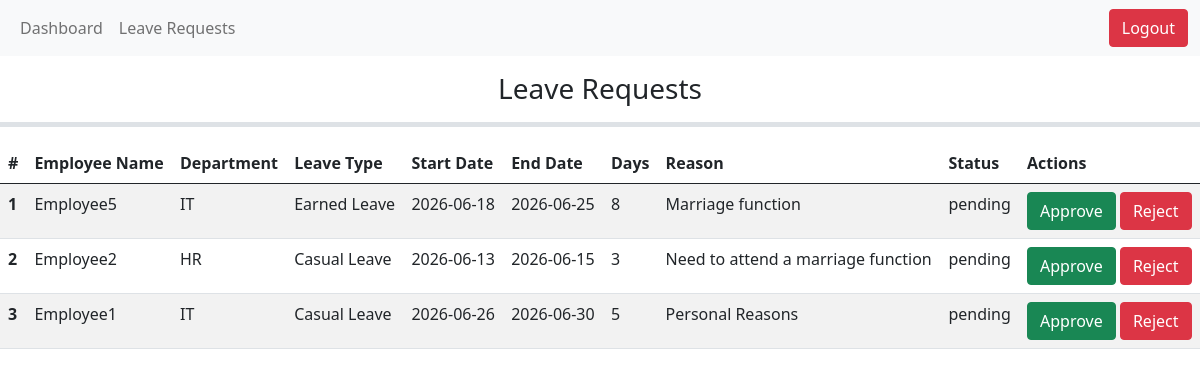
The app's page /manager/leave_requests.php (signed in) with its own data.
### tables this page shows
CREATE TABLE `leave_requests` (
  `id` int NOT NULL,
  `employee_id` int NOT NULL,
  `leave_type_id` int NOT NULL,
  `start_date` date NOT NULL,
  `end_date` date NOT NULL,
  `total_days` int NOT NULL,
  `reason` text NOT NULL,
  `status` enum('pending','approved','rejected','') NOT NULL DEFAULT 'pending',
  `manager_remarks` text,
  `approved_by` int DEFAULT NULL,
  `approved_at` datetime DEFAULT NULL,
  `created_at` timestamp NOT NULL DEFAULT CURRENT_TIMESTAMP
);

CREATE TABLE `employees` (
  `id` int NOT NULL,
  `user_id` int NOT NULL,
  `full_name` varchar(255) NOT NULL,
  `mobile` varchar(20) NOT NULL,
  `department` varchar(100) NOT NULL,
  `designation` varchar(100) NOT NULL,
  `joining_date` date NOT NULL,
  `created_at` timestamp NOT NULL DEFAULT CURRENT_TIMESTAMP
);

CREATE TABLE `leave_types` (
  `id` int NOT NULL,
  `leave_name` varchar(100) NOT NULL,
  `default_allocation` int NOT NULL,
  `created_at` timestamp NOT NULL DEFAULT CURRENT_TIMESTAMP,
  `updated_at` timestamp NULL DEFAULT NULL
);

### manager/leave_requests.php (the view, shortened to what this page needs)
<?php
require_once "../config/database.php";
$stmt = $conn->prepare("SELECT lr.*, e.full_name, e.department, u.email, lt.leave_name FROM leave_requests lr INNER JOIN employees e ON lr.employee_id = e.id INNER JOIN users u ON u.id = e.user_id INNER JOIN leave_types lt ON lr.leave_type_id = lt.id WHERE lr.status = 'pending' ORDER BY lr.created_at DESC");
$stmt->execute();
$result = $stmt->get_result();
?>
<!DOCTYPE html>
<html lang="en">
<head>
    <link href="https://cdn.jsdelivr.net/npm/bootstrap@5.0.2/dist/css/bootstrap.min.css" rel="stylesheet">
</head>
<body>
    <?php include_once "header.php"?>
        <h3 class="text-center p-3 border-bottom border-5">Leave Requests</h3>
    <table class="table table-striped table-hover mt-3">
        <thead>
            <tr>
                <th scope="col">#</th>
                <th scope="col">Employee Name</th>
                <th scope="col">Department</th>
                <th scope="col">Leave Type</th>
                <th scope="col">Start Date</th>
                <th scope="col">End Date</th>
                <th scope="col">Days</th>
                <th scope="col">Reason</th>
                <th scope="col">Status</th>
                <th scope="col">Actions</th>
            </tr>
        </thead>
        <tbody>
            <?php
            $sr = 1;
            while ($row = $result->fetch_assoc()) {
            ?>
                <tr>
                    <th scope="row"><?php echo $sr++ ?></th>
                    <td><?php echo $row['full_name'] ?></td>
                    <td><?php echo $row['department'] ?></td>
                    <td><?php echo $row['leave_name'] ?></td>
                    <td><?php echo $row['start_date'] ?></td>
                    <td><?php echo $row['end_date'] ?></td>
                    <td><?php echo $row['total_days'] ?></td>
                    <td><?php echo $row['reason'] ?></td>
                    <td><?php echo $row['status'] ?></td>
                    <td><button class="btn btn-success approve-btn" data-id="<?php echo $row['id'] ?>">Approve</button>
                        <button class="btn btn-danger reject-btn" data-id="<?php echo $row['id'] ?>">Reject</button>
                    </td>
                </tr>
            <?php } ?>
        </tbody>
    </table>
</body>
</html>

### records on screen
leave_requests: employee.full_name "Employee5", employee.department "IT", leave_type.leave_name "Earned Leave", start_date "2026-06-18", end_date "2026-06-25", total_days "8", reason "Marriage function", status "pending"
leave_requests: employee.full_name "Employee2", employee.department "HR", leave_type.leave_name "Casual Leave", start_date "2026-06-13", end_date "2026-06-15", total_days "3", reason "Need to attend a marriage function", status "pending"
leave_requests: employee.full_name "Employee1", employee.department "IT", leave_type.leave_name "Casual Leave", start_date "2026-06-26", end_date "2026-06-30", total_days "5", reason "Personal Reasons", status "pending"
